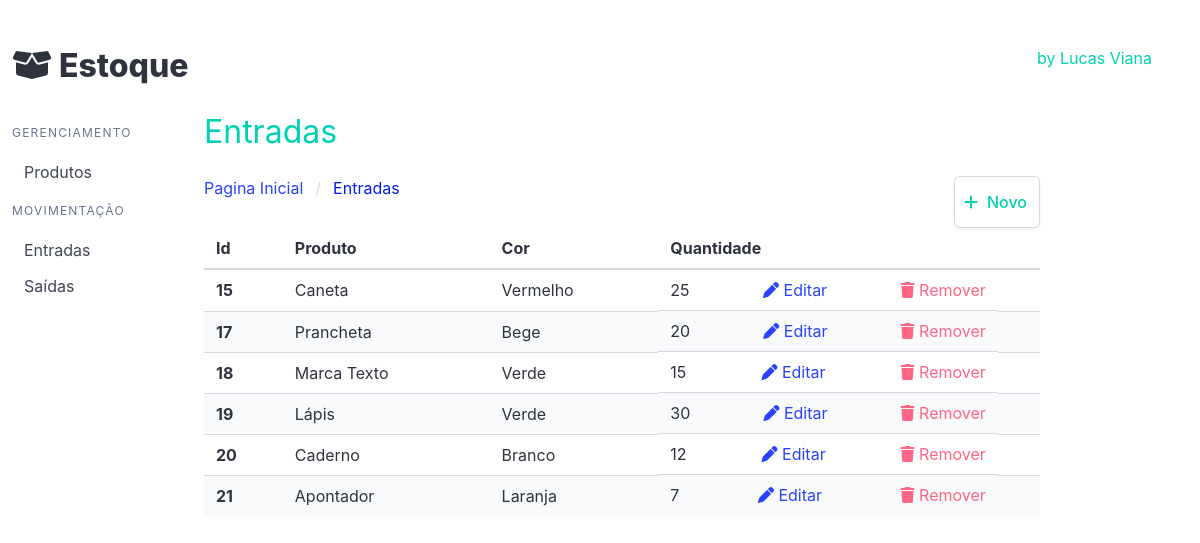
Page /entrada/list_entrada on the committed database.
### entrada/models.py (models this page shows)
class Entradas(models.Model):
    produto = models.ForeignKey(Produtos, on_delete=models.CASCADE, verbose_name= 'Produto')
    preco = models.FloatField('Preco', default=0)
    quantidade = models.IntegerField('Quantidade', default=0)
    criado = models.DateTimeField('Criado em', auto_now_add=True)
    modificado = models.DateTimeField('Modificado em', auto_now=True)

### produto/models.py (models this page shows, shortened)
class Produtos(models.Model):
    produto = models.CharField('Produto', max_length=200)
    cor = models.ForeignKey(Cores, on_delete=models.PROTECT, verbose_name='Cor')
    descricao = models.TextField('Descriçao', blank=True)
    quantidade = models.IntegerField('Quantidade', default=0)
    preco = models.DecimalField('Preço', decimal_places=2, max_digits=8, default=0)
    criado = models.DateTimeField('Criado em', auto_now_add=True)
    modificado = models.DateField('Modificado em', auto_now=True)
    def __str__(self):
        return self.produto
    class Meta:
        verbose_name = 'Produto'
        verbose_name_plural = 'Produtos'
        ordering = ['-produto']

class Cores(models.Model):
    cor = models.CharField('Cor', max_length=200)
    def __str__(self):
        return self.cor

### entrada/views.py (the view)
# urls.py: path('list_entrada', list_entrada, name='list_entrada'),
def list_entrada(request):
    entradas = Entradas.objects.all()
    template_name = 'list_entrada.html'
    context = {
        'entradas': entradas
    }
    return render(request, template_name, context)

### entrada/templates/list_entrada.html
{% extends 'base.html' %}
{% block product %}
<h1 class="subtitle is-3 has-text-primary">
  Entradas
</h1>
<div>
  <nav class="navbar breadcrumb" aria-label="breadcrumbs">
      <ul>
          <li><a href="{% url 'produto:list_produto' %}">Pagina Inicial</a></li>
          <li class="is-active"><a href="#">Entradas</a></li>
      </ul>
      <div class="navbar-end">
          <a class="button has-text-primary" href="{% url 'entrada:new_entrada' %}">
              <span class="icon is-small mr-1">
                  <i class="fa-solid fa-plus"></i>
              </span>
              Novo
          </a>
      </div>
  </nav>
</div>
<table class="table is-striped is-hoverable is-fullwidth">
  <thead>
      <tr>
          <th>Id</th>
          <th>Produto</th>
          <th>Cor</th>
          <th>Quantidade</th>
          <th></th>
      </tr>
  </thead>
  <tbody>{% for entrada in entradas %}<tr>
      <th>{{ entrada.id }}</th>
      <td>{{ entrada.produto }}</td>
      <td>{{ entrada.produto.cor }}</td>
      <td class="is-flex justify-content is-justify-content-space-between">
        {{ entrada.quantidade }}
        <a href="{% url 'entrada:update_entrada' entrada.id%}">
            <i class="fa-solid fa-pen"></i>
            Editar
        </a>
        <a class="has-text-danger" href="{% url 'entrada:delete_entrada' entrada.id%}">
            <i class="fa-solid fa-trash"></i>
            Remover
        </a>
    </td>
    <td></td>
    </tr>{% endfor %}
  </tbody>
</table>
{% endblock %}

### rows in the picture
Entradas: id "15", produto "Caneta", produto.cor "Vermelho", quantidade "25"
Entradas: id "17", produto "Prancheta", produto.cor "Bege", quantidade "20"
Entradas: id "18", produto "Marca Texto", produto.cor "Verde", quantidade "15"
Entradas: id "19", produto "Lápis", produto.cor "Verde", quantidade "30"
Entradas: id "20", produto "Caderno", produto.cor "Branco", quantidade "12"
Entradas: id "21", produto "Apontador", produto.cor "Laranja", quantidade "7"
